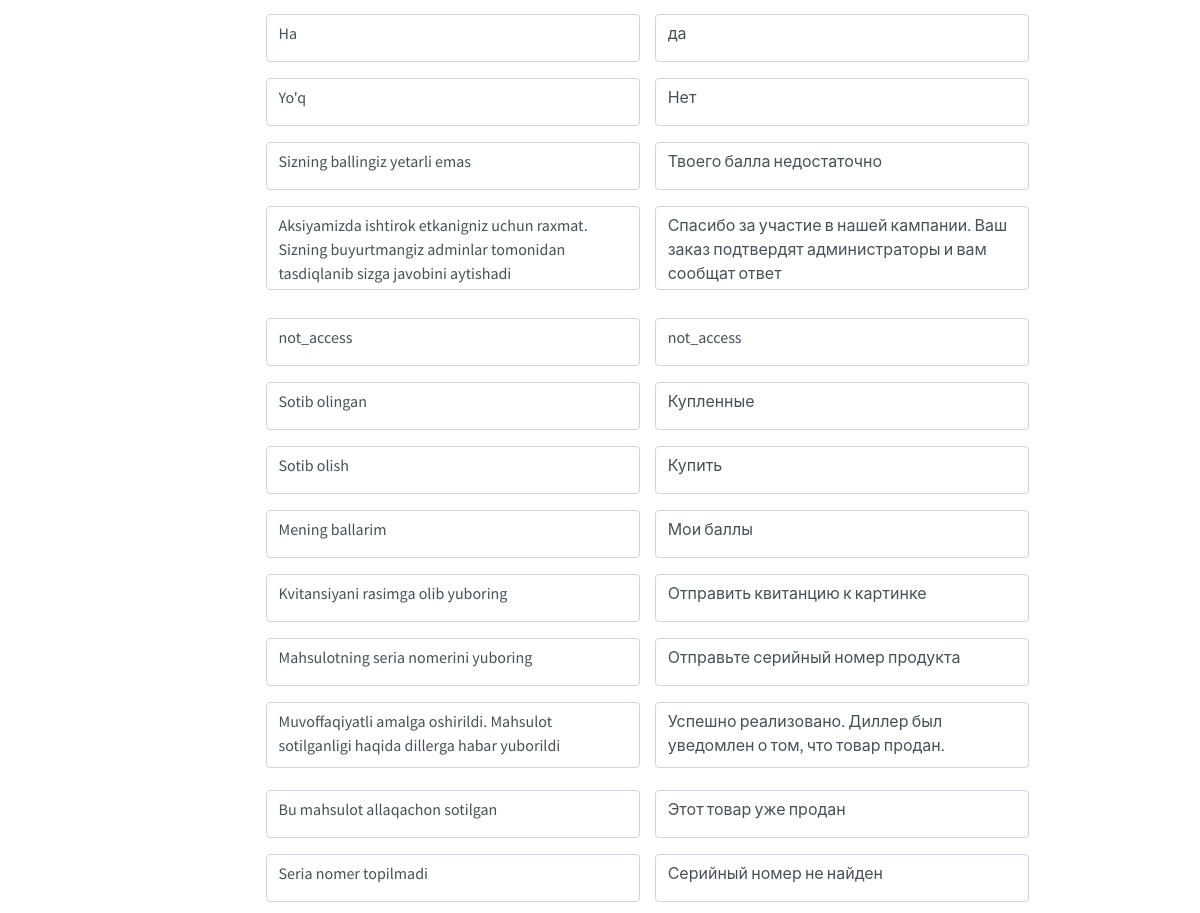
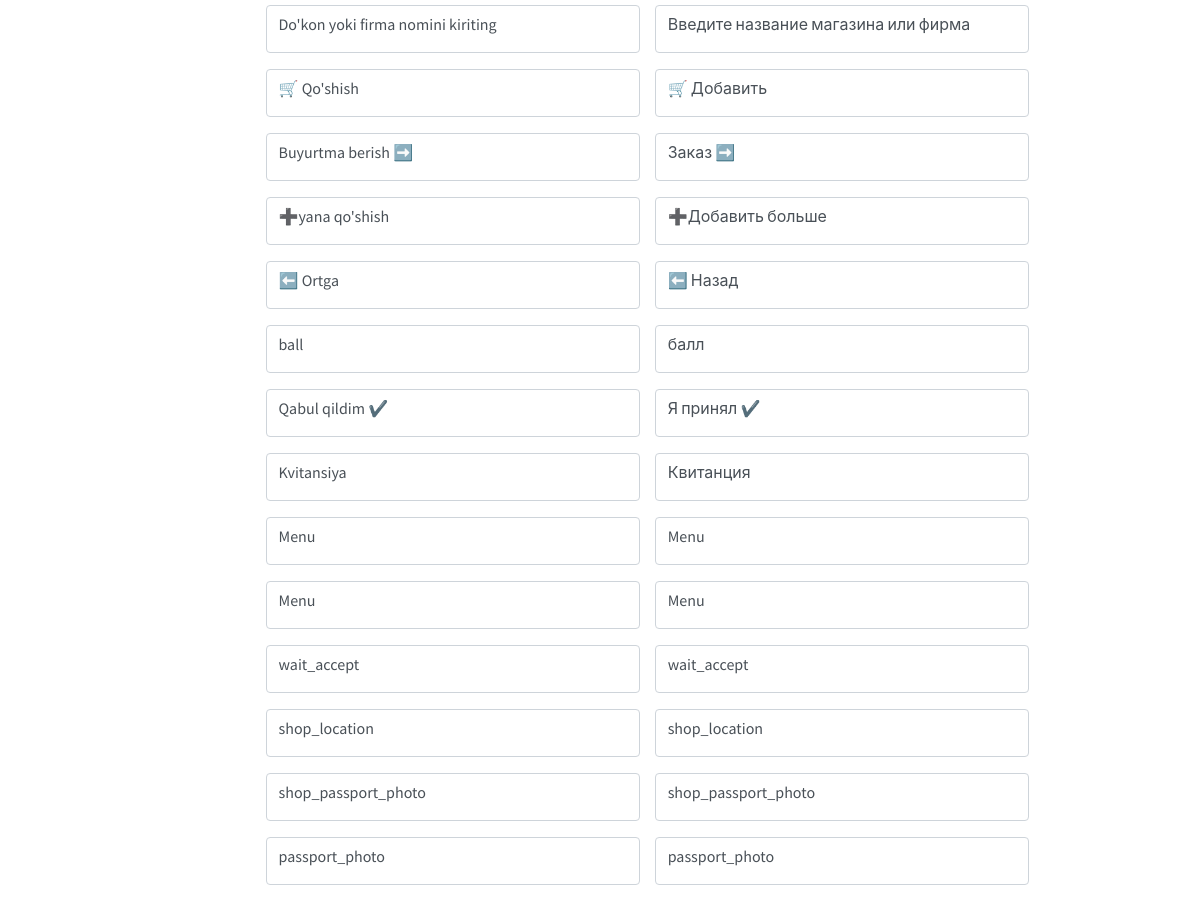
/settings/ (signed in, lower part), run on an earlier commit of the app's database (2 pictures, top to bottom).
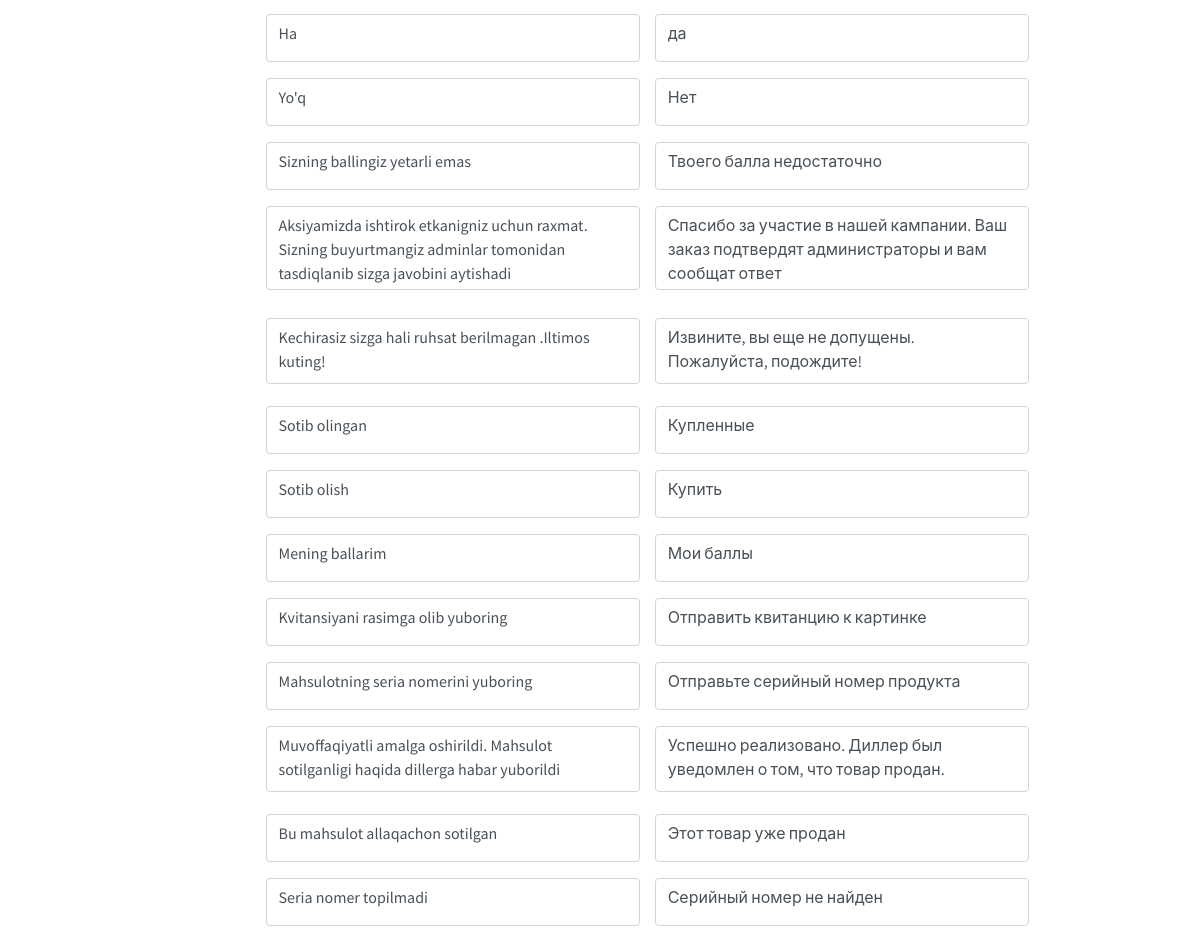
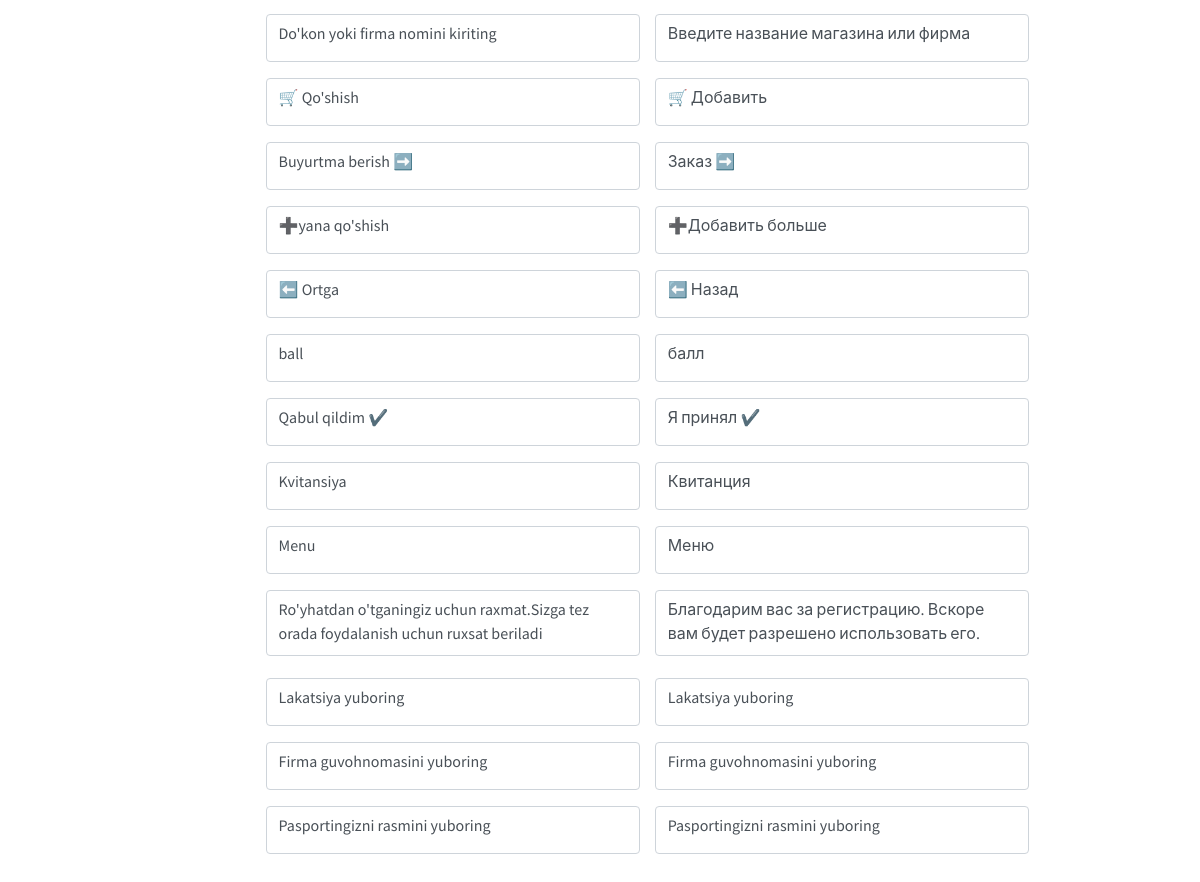
And on a later commit of the database (2 pictures, top to bottom).
### admin_panel/models.py (models this page shows, shortened)
class Text(models.Model):
    name = models.CharField(max_length=100)
    uz_data = models.TextField()
    ru_data = models.TextField()

### admin_panel/views.py (the view)
# urls.py: path('settings/', settings,name="settings"),
@login_required_decorator
def settings(request):
    texts = Text.objects.all()
    ctx = {
        "texts": texts,
        "se_active": "menu-open"
    }
    return render(request, "dashboard/settings/list.html", ctx)

### templates/dashboard/settings/list.html (shortened to what this page needs)
{% extends 'dashboard/base.html' %}
{% load static %}
{% block content %}
<section class="content-header">
  <div class="container-fluid">
    <div class="row">
      {% for i in texts %}
      <div class="col-sm-5">
        <div class="form-group">
          <div class="form-control pb-3 h-75"  disabled>{{i.uz_data}}</div>
        </div>
      </div>
      <div class="col-sm-5">
        <div class="form-group">
          <div class="form-control pb-3 h-75"  disabled>{{i.ru_data}}</div>
        </div>
      </div>
      <div class="col-sm-1 mb-3 d-flex align-center">
        <a style="color: #17a2b8;" href="{% url 'settings_edit' i.id %}" class="m-auto col-sm-12"><i class="far fa-edit"></i></a>
      </div>
      {% endfor %}
    </div>
  </div>
</section>
{% endblock %}

### templates/dashboard/base.html (shortened to what this page needs)
{% load static %}
<html lang="en">
<head>
  <link rel="stylesheet" href="{% static 'dashboard/plugins/fontawesome-free/css/all.min.css' %}">
  <link rel="stylesheet" href="https://code.ionicframework.com/ionicons/2.0.1/css/ionicons.min.css">
  <link rel="stylesheet" href="{% static 'dashboard/plugins/tempusdominus-bootstrap-4/css/tempusdominus-bootstrap-4.min.css' %}">
  <link rel="stylesheet" href="{% static 'dashboard/css/adminlte.min.css' %}">
  <link rel="stylesheet" href="{% static 'dashboard/plugins/overlayScrollbars/css/OverlayScrollbars.min.css' %}">
  <link rel="stylesheet" href="{% static 'dashboard/plugins/icheck-bootstrap/icheck-bootstrap.min.css' %}">
</head>
<body class="hold-transition sidebar-mini layout-fixed">
  <div class="wrapper" style="min-height: 1342.88px;">
    <div class="content-wrapper" style="min-height: 1342.88px;">
      {% block content %}{% endblock %}
    </div>
  </div>
</body>
</html>

### templates/dashboard/navbar.html (shortened to what this page needs)
{% load static %}

### templates/dashboard/settings/list.html (style rules this page uses)
.content-wrapper { background-color: #fff; }

What changed in the data, as far as the page shows it:
removed Text: uz_data "Menu", ru_data "Menu"
changed Text: uz_data "not_access" → "Kechirasiz sizga hali ruhsat berilmagan .Iltimos kuting!"; ru_data "not_access" → "Извините, вы еще не допущены. Пожалуйста, подождите!"
changed Text "Menu": ru_data "Menu" → "Меню"
changed Text: uz_data "wait_accept" → "Ro'yhatdan o'tganingiz uchun raxmat.Sizga tez orada foydalanish uchun ruxsat beriladi"; ru_data "wait_accept" → "Благодарим вас за регистрацию. Вскоре вам будет разрешено использовать его."
changed Text: uz_data "shop_location" → "Lakatsiya yuboring"; ru_data "shop_location" → "Lakatsiya yuboring"
changed Text: uz_data "shop_passport_photo" → "Firma guvohnomasini yuboring"; ru_data "shop_passport_photo" → "Firma guvohnomasini yuboring"
changed Text: uz_data "passport_photo" → "Pasportingizni rasmini yuboring"; ru_data "passport_photo" → "Pasportingizni rasmini yuboring"
